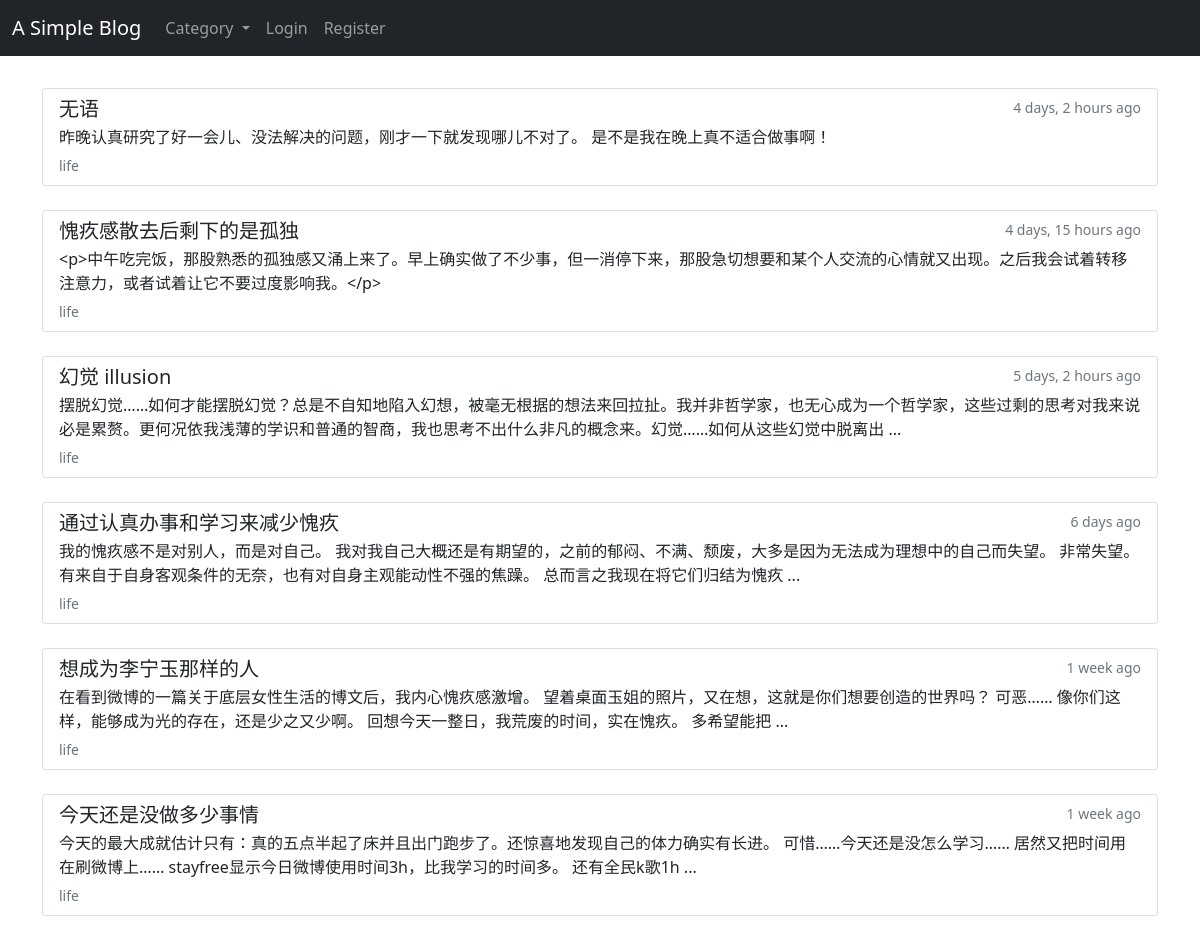
Screenshot of /category/life/ with the database file from the repository.
### myBlog/models.py (models this page shows, shortened)
class Post(models.Model):
    title = models.CharField(max_length=255)
    author = models.ForeignKey(User, on_delete=CASCADE, null=False)
    tag = models.CharField(max_length=255)
    category = models.CharField(max_length=50, default="coding")
    body = RichTextField(blank=True, null=True)
    image = models.ImageField(null=True, blank=True, upload_to='images/')
    post_time = models.DateTimeField(auto_now_add=True)
    likes = models.ManyToManyField(User, related_name="like_list")
    class Meta:
        ordering = ['-post_time']

### myBlog/views.py (the view)
class CategoryPostsView(generic.ListView):
    model = Post
    template_name = 'myBlog/category_posts.html'
    def get_context_data(self, **kwargs):
        posts_list = Post.objects.filter(category=self.kwargs['category'])
        context = super().get_context_data(**kwargs)
        context['posts_list'] = posts_list
        return context

### myBlog/context_processors.py (called while the page is built)
def get_category_list(request):
    category_list = Category.objects.all()
    return {
        'category_list': category_list,
    }

### myBlog/models.py (called while the page is built)
    def __str__(self):
        return self.name

### myBlog/templates/myBlog/category_posts.html (shortened to what this page needs)
{% extends 'base.html' %} {% block title %} My Blog {% endblock %}
{% block body %}
<br />
{% if posts_list %}
{% for post in posts_list %}
<div class="list-group">
  <a href="{% url 'article_detail' post.pk %}" class="list-group-item list-group-item-action">
    <div class="d-flex w-100 justify-content-between">
      <h5 class="mb-1">{{ post.title }}</h5>
      <small class="text-muted">{{ post.post_time|timesince }} ago</small>
    </div>
    <p class="mb-1">
      {% if post.body|length > 120 %}
      {{ post.body|slice:":120" }} ...
      {% else %}
      {{ post.body }}
      {% endif %}
    </p>
    <small class="text-muted">{{ post.category }}</small>
  </a>
</div>
<br />
{% endfor %}
{% else %}
<p><strong>Sorry, there are no articles fall under this category.</strong></p>
{% endif %}
{% endblock %}

### rows the page displays
Post: title "无语", post_time "4 days, 2 hours", body "昨晚认真研究了好一会儿、没法解决的问题，刚才一下就发现哪儿不对了。 是不是我在晚上真不适合做事啊！", category "life"
Post: title "愧疚感散去后剩下的是孤独", post_time "4 days, 15 hours", body "<p>中午吃完饭，那股熟悉的孤独感又涌上来了。早上确实做了不少事，但一消停下来，那股急切想要和某个人交流的心情就又出现。之后我会试着转移注意力，或者试着让它不要过度影响我。</p>", category "life"
Post: title "幻觉 illusion", post_time "5 days, 2 hours", body "摆脱幻觉……如何才能摆脱幻觉？总是不自知地陷入幻想，被毫无根据的想法来回拉扯。我并非哲学家，也无心成为一个哲学家，这些过剩的思考对我来说必是累赘。更何况依我浅薄的学识和普通的智商，我也思考不出什么非凡的概念来。幻觉……如何从这些幻觉中脱离出", category "life"
Post: title "通过认真办事和学习来减少愧疚", post_time "6 days", body "我的愧疚感不是对别人，而是对自己。 我对我自己大概还是有期望的，之前的郁闷、不满、颓废，大多是因为无法成为理想中的自己而失望。 非常失望。 有来自于自身客观条件的无奈，也有对自身主观能动性不强的焦躁。 总而言之我现在将它们归结为愧疚", category "life"
Post: title "想成为李宁玉那样的人", post_time "1 week", body "在看到微博的一篇关于底层女性生活的博文后，我内心愧疚感激增。 望着桌面玉姐的照片，又在想，这就是你们想要创造的世界吗？ 可恶…… 像你们这样，能够成为光的存在，还是少之又少啊。 回想今天一整日，我荒废的时间，实在愧疚。 多希望能把", category "life"
Post: title "今天还是没做多少事情", post_time "1 week", body "今天的最大成就估计只有：真的五点半起了床并且出门跑步了。还惊喜地发现自己的体力确实有长进。 可惜……今天还是没怎么学习…… 居然又把时间用在刷微博上…… stayfree显示今日微博使用时间3h，比我学习的时间多。 还有全民k歌1h", category "life"
